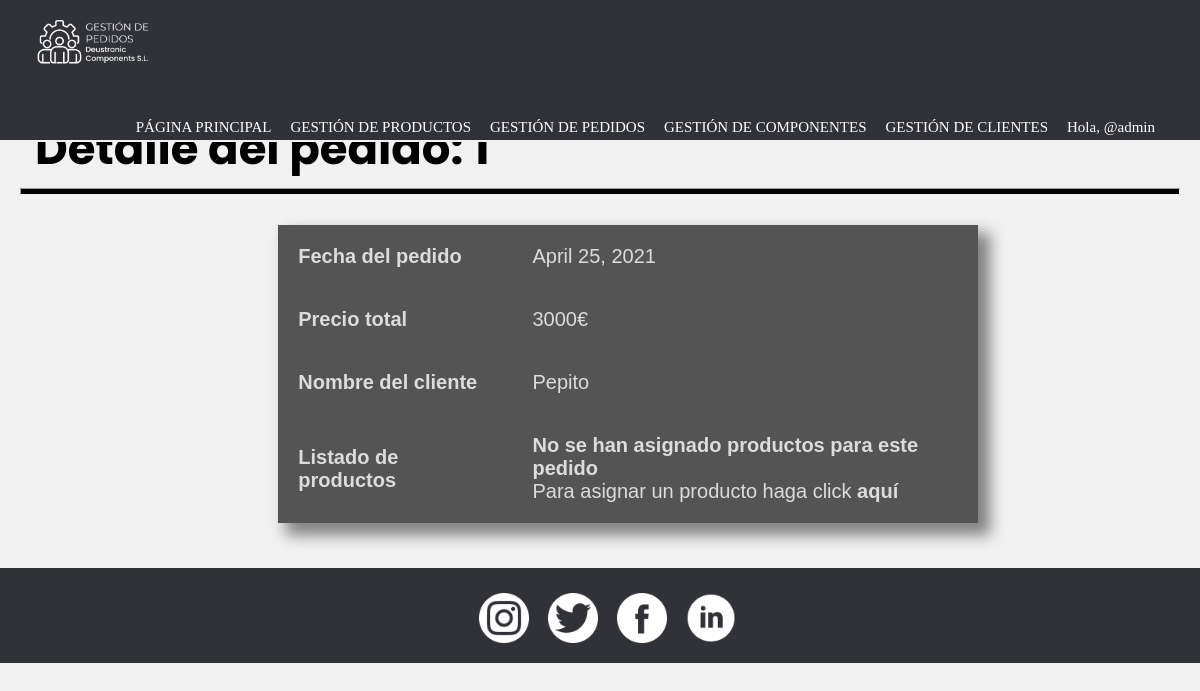
Screenshot of /gestionDePedidos/detallePedido/1/ (signed in) with the database file from the repository.
### appGestionDePedidos/models.py (models this page shows, shortened)
class Pedido(models.Model):
    fecha = models.DateField()
    precioTotal = models.IntegerField()
    cliente = models.ForeignKey(Cliente, on_delete=models.CASCADE) #para la recacion 1-n con cliente
    productos = models.ManyToManyField(Producto, through = 'Compone')#esto nos crea la tabla intermedia de la n-m invisible de pedido-producto

class Cliente(models.Model):
    cif = models.CharField(max_length=10)
    nombre = models.CharField(max_length=50)
    telefono = models.CharField(max_length=9)
    nombreEmpresa = models.CharField(max_length=50)
    email = models.EmailField(max_length=50)
    def __str__(self):
        return self.nombre

### appGestionDePedidos/views.py (the view)
# urls.py: path('detallePedido/<int:pk>/', PedidoDetailView.as_view(), name = 'detallePedido'),
class PedidoDetailView(PermissionRequiredMixin, DetailView):
        permission_required = 'appGestionDePedidos.view_pedido'
        model = Pedido
        template_name = 'detallePedido.html'
        context_object_name = 'detalle_pedido'

### appGestionDePedidos/templates/detallePedido.html
{% extends "base.html" %}
{% load static %}
{% block content %}
    <header>
        <h2 class="pagSecundarias">Detalle del pedido: {{detalle_pedido.id}}</h2>
        <hr>
    </header>
    <div class="detalle">
        <table>
            <tr>
                <th>Fecha del pedido</th>
                <td>{{ detalle_pedido.fecha }}</td>
            </tr>
            <tr>
                <th>Precio total</th>
                <td>{{ detalle_pedido.precioTotal }}€</td>
            </tr>
            <tr>
                <th>Nombre del cliente</th>
                <td>{{ detalle_pedido.cliente }}</td>
            </tr>
            <tr>
                <th>Listado de productos</th>
                <td>
                    {% if detalle_pedido.compone_set.all %}
                        <ul>
                            {% for productos in detalle_pedido.compone_set.all %}
                                <li>{{productos.producto}} cant.:{{productos.cantidad}}</li>
                            {% endfor %}
                        </ul>
                    {% else %}
                        <h4>No se han asignado productos para este pedido</h4>
                        {% if perms.appGestionDePedidos.add_compone %}
                            <p>Para asignar un producto haga click <a href="{% url 'anyadirPedidoProducto' %}">aquí</a></p>
                        {% endif %}
                    {% endif %}
                </td>
            </tr>
        </table>
    </div>
{% endblock %}

### appGestionDePedidos/templates/base.html (shortened to what this page needs)
<!DOCTYPE html>
{% load static %}
<html lang="es">
<head>
    <link rel="stylesheet" href="{% static 'CSS/style.css' %}?{% now 'U' %}">
</head>
<body>
    <header>
        <div class="nav-fijado">
            <nav class="menu">
                <img src="{% static 'IMG/logo_nav.png' %}" alt="Logo" width="150px">
                <ul>
                    <li><a href="{% url 'pagPrincipal' %}">PÁGINA PRINCIPAL</a></li>
                    <li><a href="">GESTIÓN DE PRODUCTOS</a>
                    </li>
                    <li><a href="">GESTIÓN DE PEDIDOS</a>
                    </li>
                    <li><a href="">GESTIÓN DE COMPONENTES</a>
                    </li>
                    <li><a href="">GESTIÓN DE CLIENTES</a>
                    </li>
                    {% if user.is_authenticated %}
                        <li>
                            <p>Hola, @{{ user.username }}</p>
                        </li>
                    {% else %}
                        <li>
                            <a href="{% url 'login' %}" title="Iniciar sesión"><img src="{% static 'IMG/iniciar_sesion.png' %}" width="25px" height="25px"></a>
                        </li>
                    {% endif %}
                </ul>
            </nav>
        </div>
    </header>
    <main>
        {% block content %}{% endblock %}
    </main>
    <footer class="pie">
        <a href="https://www.instagram.com/?hl=es" title="Instagram"><img src="{% static 'IMG/instagram.png' %}" alt="Intagram" width="50px" height="50px"></a>
        <a href="https://twitter.com/?lang=es" title="Twitter"><img src="{% static 'IMG/twitter.png' %}"alt="Twitter" width="50px" height="50px"></a>
        <a href="https://es-es.facebook.com/" title="Facebook"><img src="{% static 'IMG/facebook.png' %}" alt="Facebook" width="50px" height="50px"></a>
        <a href="https://es.linkedin.com/" title="LinkedIn"><img src="{% static 'IMG/linkedin.png' %}" alt="LinkedIn" width="50px" height="50px"></a>
    </footer>
</body>
</html>

### appGestionDePedidos/static/CSS/style.css (style rules this page uses)
* { padding: 0; margin: 0; }
.nav-fijado { width: 100%; position: fixed; z-index: 1; border-bottom: 2px solid rgb(241, 241, 241); background-color: #313238; }
.menu { margin-left: auto; margin-right: auto; font-family: "calibri"; width: 100%; }
.menu img { float: left; padding-top: 0px; padding-left: 15px; padding-bottom: 0px; }
.menu ul { margin: auto; list-style: none; padding-right: 30px; float: right; }
.menu li { display: inline-block; }
.menu li a { text-decoration: none; color: white; font-size: 15px; padding-top: 30px; padding-right: 15px; transition: color 0.4s; display: table-cell; vertical-align: middle; }
.menu li p { text-decoration: none; color: white; font-size: 15px; padding-top: 35px; padding-right: 15px; display: table-cell; vertical-align: middle; }
.pie { background-color: #313238; height: 95px; width: 100%; text-align: center; clear: right; clear: left; }
.pie img { margin-left: 15px; margin-top: 25px; }
body { height: 100%; background-color: rgb(241, 241, 241); }
main { min-height: 521px; height: 100%; padding: 15px; }
main h2 { padding: 20px; font-family: "poppins", Arial, Helvetica, sans-serif; font-size: 45px; color: black; }
.pagSecundarias { padding-top: 100px; }
hr { margin: auto; margin-top: -15px; height: 5px; width: 99%; background-color: black; }
.detalle { padding: 30px; width: 55%; margin: auto; }
.detalle table { border-collapse: collapse; border-spacing: 0; box-shadow: 10px 10px 14px 2px rgba(0,0,0,0.47); font-family: "calibri", Verdana, Geneva, Tahoma, sans-serif; font-size: 20px; color: gainsboro; width: 700px; text-align: left; background-color: rgba(0, 0, 0, 0.65); }
.detalle tr { transition: background-color 1s; }
.detalle th, td { padding: 20px; }
.detalle p a { font-size: 20px; font-weight: 800; text-decoration: none; color: gainsboro; transition: color 0.4s; }

### rows the page displays
Pedido: id "1", fecha "April 25, 2021", precioTotal "3000", cliente "Pepito"

### other values shown
{{ user.username }} "admin"
